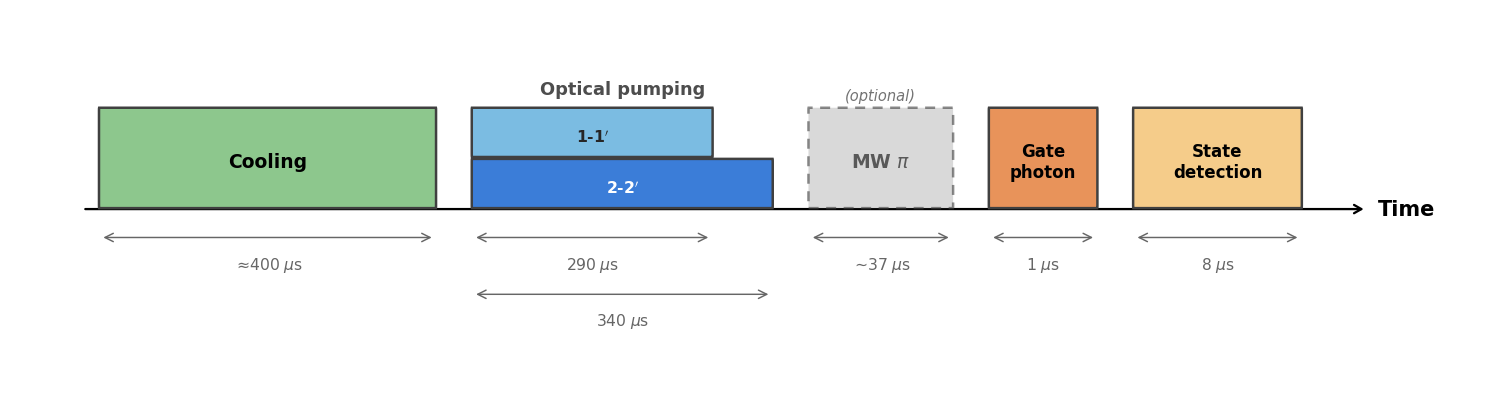

Write the Python code that produced this figure.
import matplotlib.pyplot as plt
import matplotlib.patches as patches

fig, ax = plt.subplots(figsize=(10, 2.8))

# --- Visual widths (not to scale) ---
w_cool = 28
w_op11 = 20
w_op22_extra = 5
w_gap = 3.0
w_mw = 12
w_phot = 9
w_sd = 14

t0 = 3
t_cool_s = t0
t_cool_e = t_cool_s + w_cool

t_op_s = t_cool_e + w_gap
t_op11_e = t_op_s + w_op11
t_op22_e = t_op11_e + w_op22_extra

t_mw_s = t_op22_e + w_gap
t_mw_e = t_mw_s + w_mw

t_ph_s = t_mw_e + w_gap
t_ph_e = t_ph_s + w_phot

t_sd_s = t_ph_e + w_gap
t_sd_e = t_sd_s + w_sd

total_w = t_sd_e + 4

# --- Layout ---
tl_y = 0.0  # timeline y-coordinate
h_main = 0.50  # height of normal blocks
h_op = 0.23  # height of each OP sub-block
op_gap = 0.04  # vertical gap between OP sub-blocks


def draw_block(ts, te, y, h, color, ls="-", alpha=1.0, lw=1.2):
    r = patches.FancyBboxPatch(
        (ts, y),
        te - ts,
        h,
        boxstyle="round,pad=0.015",
        linewidth=lw,
        edgecolor="0.25",
        facecolor=color,
        linestyle=ls,
        alpha=alpha,
        zorder=3,
    )
    ax.add_patch(r)


# --- Timeline arrow (continuous, boxes sit on top) ---
ax.annotate(
    "",
    xy=(total_w + 1.5, tl_y),
    xytext=(t0 - 1.5, tl_y),
    arrowprops=dict(
        arrowstyle="->,head_width=0.2,head_length=0.35", color="black", lw=1.1
    ),
    zorder=2,
)
ax.text(total_w + 2.3, tl_y, "Time", fontsize=10, va="center", fontweight="bold")

# --- Colors ---
c_cool = "#8dc78d"
c_11 = "#7bbce2"
c_22 = "#3b7dd8"
c_mw = "#c0c0c0"
c_ph = "#e8935a"
c_sd = "#f5cc8a"

# --- Pulses (bottom edge at tl_y, extending upward) ---
draw_block(t_cool_s, t_cool_e, tl_y + 0.02, h_main, c_cool)

# 2-2' pump (lower sub-block, extends further)
y_22 = tl_y
draw_block(t_op_s, t_op22_e, y_22 + 0.02, h_op, c_22)

# 1-1' pump (upper sub-block)
y_11 = tl_y + h_op + op_gap
draw_block(t_op_s, t_op11_e, y_11 + 0.02, h_op, c_11)

# MW pi (optional)
draw_block(t_mw_s, t_mw_e, tl_y + 0.02, h_main, c_mw, ls=(0, (4, 3)), alpha=0.6)

# Gate photon
draw_block(t_ph_s, t_ph_e, tl_y + 0.02, h_main, c_ph)

# State detection
draw_block(t_sd_s, t_sd_e, tl_y + 0.02, h_main, c_sd)

# --- Labels inside blocks ---
lfs = 9
ax.text(
    (t_cool_s + t_cool_e) / 2,
    tl_y + h_main / 2,
    "Cooling",
    ha="center",
    va="center",
    fontsize=lfs,
    fontweight="bold",
)

ax.text(
    (t_op_s + t_op11_e) / 2,
    y_11 + h_op / 2,
    "1-1$'$",
    ha="center",
    va="center",
    fontsize=7.5,
    fontweight="bold",
    color="0.15",
)
ax.text(
    (t_op_s + t_op22_e) / 2,
    y_22 + h_op / 2,
    "2-2$'$",
    ha="center",
    va="center",
    fontsize=7.5,
    fontweight="bold",
    color="white",
)

ax.text(
    (t_mw_s + t_mw_e) / 2,
    tl_y + h_main / 2,
    r"MW $\pi$",
    ha="center",
    va="center",
    fontsize=lfs,
    fontweight="bold",
    color="0.35",
)

ax.text(
    (t_ph_s + t_ph_e) / 2,
    tl_y + h_main / 2,
    "Gate\nphoton",
    ha="center",
    va="center",
    fontsize=8,
    fontweight="bold",
)

ax.text(
    (t_sd_s + t_sd_e) / 2,
    tl_y + h_main / 2,
    "State\ndetection",
    ha="center",
    va="center",
    fontsize=8,
    fontweight="bold",
)

# --- "Optical pumping" brace above OP region ---
brace_y = y_11 + h_op + 0.08
# ax.annotate(
#     "",
#     xy=(t_op_s, brace_y),
#     xytext=(t_op22_e, brace_y),
#     arrowprops=dict(
#         arrowstyle="-", color="0.3", lw=0.8, connectionstyle="bar,fraction=-0.28"
#     ),
# )
ax.text(
    (t_op_s + t_op22_e) / 2,
    brace_y + 0.005,
    "Optical pumping",
    ha="center",
    va="bottom",
    fontsize=8.5,
    fontweight="bold",
    color="0.3",
)

# --- "optional" above MW ---
ax.text(
    (t_mw_s + t_mw_e) / 2,
    tl_y + h_main + 0.06,
    "(optional)",
    ha="center",
    va="bottom",
    fontsize=7,
    fontstyle="italic",
    color="0.45",
)

# --- Duration annotations BELOW the timeline ---
ac = "0.4"
afs = 7.5
ap = dict(arrowstyle="<->", color=ac, lw=0.7)


def dur(ts, te, txt, row=0):
    """row=0 just below timeline, row=1 further down."""
    ya = tl_y - 0.15 - row * 0.30
    yt = ya - 0.09
    ax.annotate("", xy=(te, ya), xytext=(ts, ya), arrowprops=ap)
    ax.text((ts + te) / 2, yt, txt, ha="center", va="top", fontsize=afs, color=ac)


dur(t_cool_s, t_cool_e, r"$\approx\!400\;\mu$s")
dur(t_op_s, t_op11_e, r"$290\;\mu$s")
dur(t_op_s, t_op22_e, r"$340\;\mu$s", row=1)
dur(t_mw_s, t_mw_e, r"$\sim\!37\;\mu$s")
dur(t_ph_s, t_ph_e, r"$1\;\mu$s")
dur(t_sd_s, t_sd_e, r"$8\;\mu$s")

# --- Axis cleanup ---
ax.set_xlim(-4, total_w + 10)
ax.set_ylim(-0.95, brace_y + 0.45)
ax.axis("off")

plt.tight_layout()
plt.savefig("experimental_sequence.svg", bbox_inches="tight", transparent=True)
plt.savefig("experimental_sequence.pdf", bbox_inches="tight", transparent=True)
plt.savefig("experimental_sequence.png", dpi=150, bbox_inches="tight")
# plt.show()
print("Done.")
